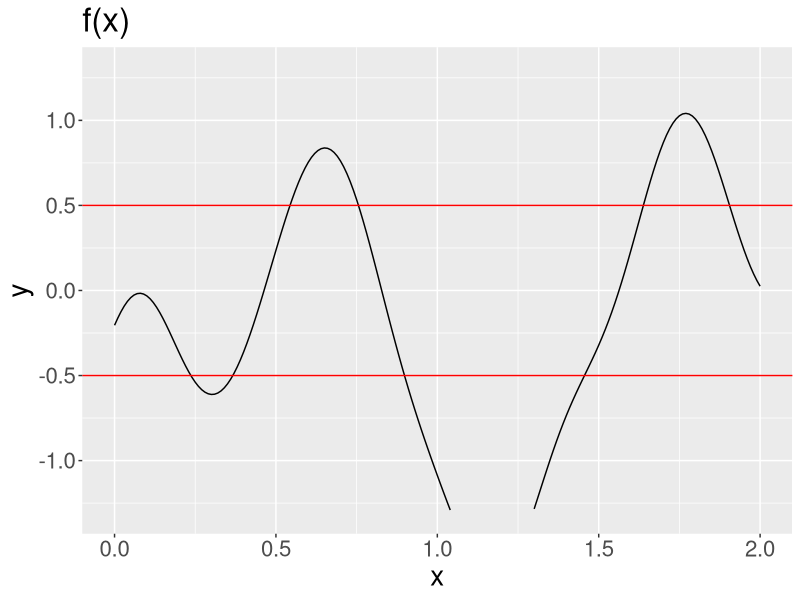
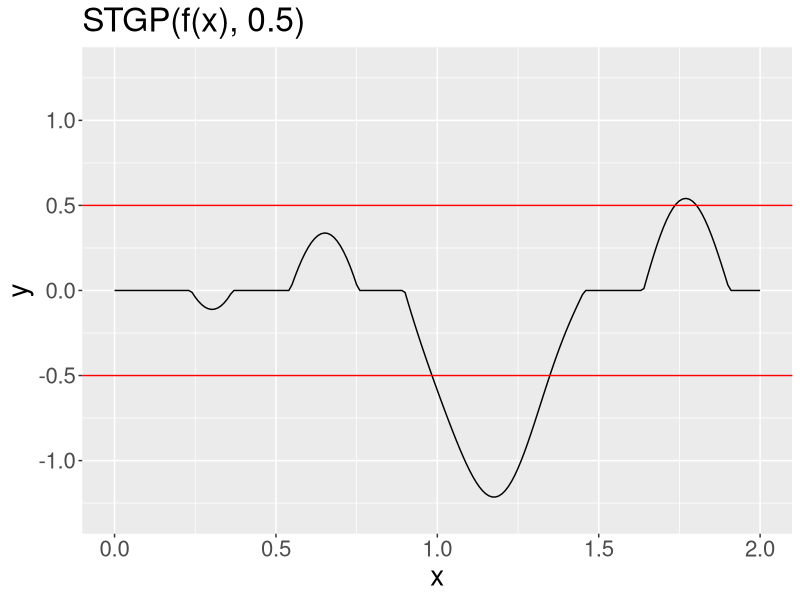
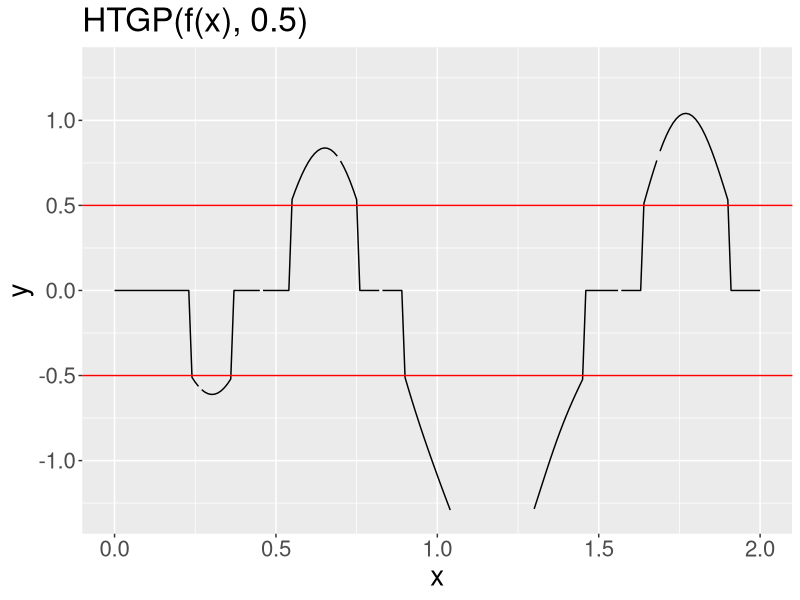
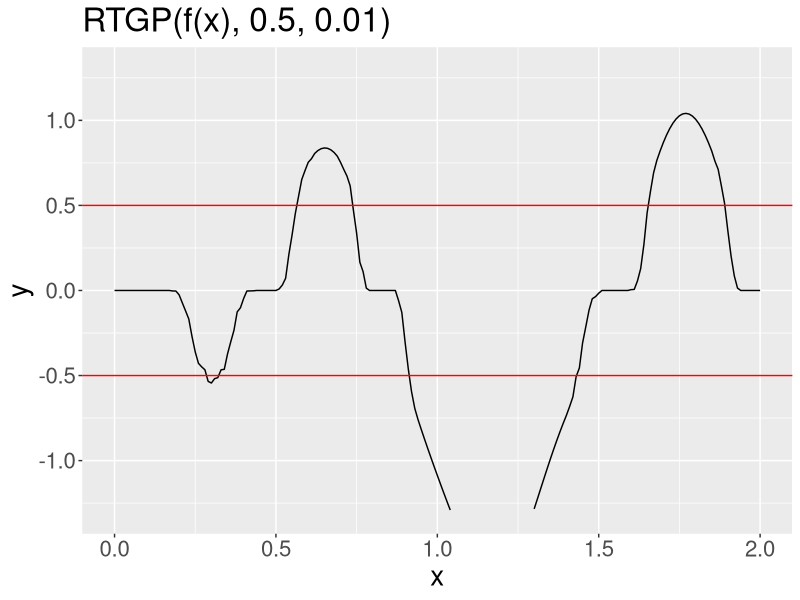

These charts were generated, in order, by the following R code:
# Script: Create figure that showcases differences between GP draw and thresholded GPs.

#################
### Libraries ###
#################

library(MASS)
library(ggplot2)
library(grid)

################
### Analysis ###
################

# Generate covariance matrix for points in `x` using given kernel function
cov_matrix <- function(x, kernel_fn, ...) {
  outer(x, x, function(a, b) kernel_fn(a, b, ...))
}

# Given x coordinates, take N draws from kernel function at those points
draw_samples <- function(x, N, seed = 1, kernel_fn, ...) {
  Y <- matrix(NA, nrow = length(x), ncol = N)
  set.seed(seed)
  for (n in 1:N) {
    K <- cov_matrix(x, kernel_fn, ...)
    Y[, n] <- mvrnorm(1, mu = rep(0, times = length(x)), Sigma = K)
  }
  Y
}

# x-coordinates
x <- seq(0, 2, length.out = 201)  
# no. of draws
N <- 1 
# for line colors
col_list <- c("black")  

# f(x)
se_kernel <- function(x, y, sigma = 1, length = 1) {
  sigma^2 * exp(- (x - y)^2 / (2 * length^2))
}
Y <- draw_samples(x, N, kernel_fn = se_kernel, length = 0.2)
df = data.frame(x = x, y = Y)
ggplot(data=df, aes(x=x, y=y)) +
  geom_line() +
  xlim(0,2) +
  ylim(-1.3, 1.3) +
  geom_hline(yintercept = 0.5, color='red') + 
  geom_hline(yintercept = -0.5, color = 'red') + 
  ggtitle("f(x)") + 
  theme(text = element_text(size = 20))       

# STGP
stgp_function = function(f, w){
  out = ifelse(abs(f) > w, sign(f)*(abs(f) - w), 0)
  return(out)
}

Y_STGP = stgp_function(Y, w = 0.5)

df = data.frame(x = x, y = Y_STGP)
ggplot(data=df, aes(x=x, y=y)) +
  geom_line() +
  xlim(0,2) +
  ylim(-1.3, 1.3) +
  geom_hline(yintercept = 0.5, color='red') + 
  geom_hline(yintercept = -0.5, color = 'red') + 
  ggtitle("STGP(f(x), 0.5)") + 
  theme(text = element_text(size = 20))       

# HTGP
htgp_function = function(f, w){
  out = ifelse(abs(f) > w, f, 0)
  return(out)
}

Y_HTGP = htgp_function(Y, w = 0.5)

df = data.frame(x = x, y1 = c(Y_HTGP[1:27,1], rep(NA, 201 - length(Y_HTGP[1:27,1]))) , y2 = c(rep(NA, 27), Y_HTGP[28:46,1], rep(NA,201-46)), y3 = c(rep(NA, 46), Y_HTGP[47:70,1], rep(NA,201-70)),
                y4 = c(rep(NA,70), Y_HTGP[71:83,1], rep(NA,201-83)), y5 = c(rep(NA,83), Y_HTGP[84:157,1], rep(NA,201-157)), y6 = c(rep(NA,157), Y_HTGP[158:169,1], rep(NA,201-169)), 
                y7 = c(rep(NA,169), Y_HTGP[170:201,1]))
ggplot(data=df, aes(x=x)) +
  geom_line(aes(y = y1)) +
  geom_line(aes(y = y2)) +
  geom_line(aes(y = y3)) +
  geom_line(aes(y = y4)) +
  geom_line(aes(y = y5)) +
  geom_line(aes(y = y6)) +
  geom_line(aes(y = y7)) +
  xlim(0,2) +
  ylim(-1.3, 1.3) +
  ylab('y') +
  geom_hline(yintercept = 0.5, color='red') + 
  geom_hline(yintercept = -0.5, color = 'red') + 
  ggtitle("HTGP(f(x), 0.5)") + 
  theme(text = element_text(size = 20))   

# RTGP
rtgp_function = function(f, w, sigma_alpha2){
  out = matrix(NA, 100,length(x))
  for(i in 1:100){
    f_tilde = rnorm(n = length(x), mean = f, sd = sqrt(sigma_alpha2))
    out[i,] = ifelse(abs(f_tilde)>0.5,1,0)*f
  }
  return(out)
}

Y_RTGP = rtgp_function(Y, w = 0.5, sigma_alpha2 = 0.01)
Y_RTGP_mean = matrix(apply(Y_RTGP, 2, mean), length(x), 1)

df = data.frame(x = x, y = Y_RTGP_mean)
ggplot(data=df, aes(x=x, y=y)) +
  geom_line() +
  xlim(0,2) +
  ylim(-1.3, 1.3) +
  geom_hline(yintercept = 0.5, color='red') + 
  geom_hline(yintercept = -0.5, color = 'red') + 
  ggtitle("RTGP(f(x), 0.5, 0.01)") + 
  theme(text = element_text(size = 20))       

